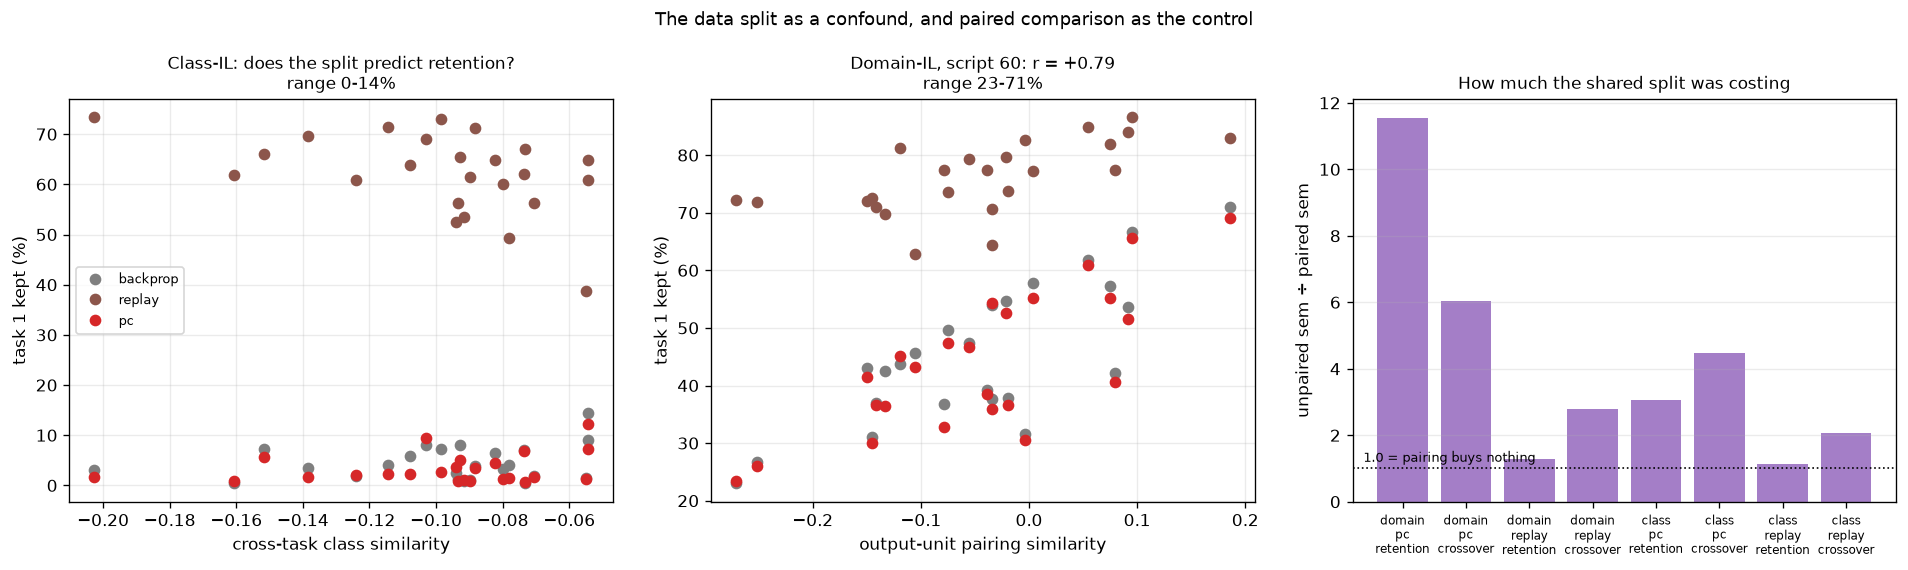

The Python source for this figure:
"""Does the data split confound the rule comparison, and does paired comparison remove it?

THE PROBLEM
    Script 60 found that in Domain-IL, WHICH TWO DIGITS SHARE AN OUTPUT UNIT explains ~62% of
    the seed-to-seed variance in task-1 retention (r = +0.787, n = 24) -- a nuisance term larger
    than every rule difference the project has measured. Two things follow that the rule
    comparisons need settled:

      1. Is there an analogous confound in CLASS-IL? There is no output-unit pairing there --
         every class has its own unit -- so if the split still predicts retention it does so
         through a different route, and if it does not, the two scenarios differ in their
         nuisance structure as well as in their forgetting mechanism.
      2. Does PAIRED comparison actually neutralise it? Every rule sees the same split at a
         given seed, so the nuisance is shared and should cancel in a per-seed difference. That
         is the project's standing justification for paired statistics and it has never been
         demonstrated at a sample size where the unpaired comparison could be shown to fail.

WHAT IS MEASURED
    Class-IL, 24 seeds, backprop / replay / pc. Domain-IL is loaded from script 60's saved
    arrays rather than re-run.

    sim_cross   mean centred cosine between the class-mean images of the two task sets, over all
                25 cross-task pairs. In Domain-IL this was the NULL CONTROL (r -0.25 to +0.06);
                in Class-IL, where no pairing exists, it is the natural candidate.
    sim_within  mean similarity within each task's own five classes -- a task of mutually
                similar digits may simply be easier or harder.

    Then, for each rule pair and each scenario, the same comparison computed two ways:
      unpaired  difference of group means, with the between-seed spread in the error bar
      paired    mean of per-seed differences
    The ratio of their standard errors is how much the shared nuisance was costing.

PRE-COMMITTED READINGS
    Class-IL confounded too, by sim_cross  -> the split is a nuisance in both scenarios and
        every comparison must be paired regardless of scenario.
    Class-IL not confounded                -> the Domain-IL confound is specifically the
        output-unit pairing, not "which digits are where", which sharpens 60's claim.
    paired sem << unpaired sem             -> pairing is not a stylistic choice; it is what
        makes the comparison possible at this sample size. Quantifies the standing rule.
    paired sem ~ unpaired sem              -> the nuisance is not shared after all, and the
        project's statistics need revisiting.

DEVIATIONS FROM THE PROTOCOL, STATED
    * 24 seeds, not 5. A correlation and a variance decomposition both need points.
    * EqProp dropped, as in 60: the question is about the data, not the rule.
    * Fixed budgets, as 52/56, so the numbers sit alongside those comparisons.
"""
import sys
import time
from pathlib import Path

ROOT = Path(__file__).resolve().parents[1]
sys.path.insert(0, str(ROOT))

import numpy as np
import matplotlib.pyplot as plt

from src.protocol import (PROTOCOL, load, run, replace,
                          figure_path as _figure_path, array_path as _array_path)
from src.metrics import metric_grid, paired_diff

SMOKE = "--smoke" in sys.argv


def _tag(f, s):
    own = Path(f).resolve() == Path(__file__).resolve()
    return (s + "_SMOKE").lstrip("_") if (SMOKE and own) else s


def figure_path(f, s=""):      # noqa: F811
    return _figure_path(f, _tag(f, s))


def array_path(f, s=""):       # noqa: F811
    return _array_path(f, _tag(f, s))


METHODS = ["backprop", "replay", "pc"]
SEEDS, EVAL_EVERY = 24, 10
COLORS = {"backprop": "tab:gray", "replay": "tab:brown", "pc": "tab:red"}

HIDDEN = int(np.load(_array_path(str(ROOT / "experiments" /
                                     "41_capacity_vs_hidden_width.py")))["chosen"])
z51 = np.load(_array_path(str(ROOT / "experiments" /
                              "51_matching_the_rules_on_learning_speed.py")))
LR = {m: float(v) for m, v in zip(z51["methods"], z51["lr"])}
PC_STEPS = int(z51["pc_steps"])
T = float(z51["target_steps"])
ITERS = [int(2 * T), int(1.5 * T)]

if SMOKE:
    SEEDS, ITERS = 4, [40, 30]
    print("--smoke: tiny budget, results are NOT meaningful\n")

print(f"H = {HIDDEN} | CLASS-IL, {SEEDS} seeds | Domain-IL loaded from script 60")
print("  question: does the data split confound the comparison, and does pairing remove it?\n")

base = replace(PROTOCOL, hidden=HIDDEN, scenario="class_il", stop_threshold=None,
               max_iters_per_task=ITERS, eval_every=EVAL_EVERY, seeds=SEEDS)


def class_means(train):
    x = train.x.reshape(len(train.x), -1).float()
    y = train.targets
    raw = np.stack([x[y == c].mean(0).numpy() for c in range(10)])
    return raw - raw.mean(0, keepdims=True)


def cos(a, b):
    na, nb = np.linalg.norm(a), np.linalg.norm(b)
    return float(a @ b / (na * nb)) if na > 0 and nb > 0 else float("nan")


def perm_r(x, y, n_perm=20000, seed=0):
    x, y = np.asarray(x, float), np.asarray(y, float)
    ok = np.isfinite(x) & np.isfinite(y)
    x, y = x[ok], y[ok]
    if x.size < 4:
        return float("nan"), float("nan"), int(x.size)
    r = float(np.corrcoef(x, y)[0, 1])
    rng = np.random.default_rng(seed)
    null = np.array([abs(np.corrcoef(x, rng.permutation(y))[0, 1]) for _ in range(n_perm)])
    return r, float((null >= abs(r)).mean()), int(x.size)


# ---------------------------------------------------------------- run / load
REPLOT = "--replot" in sys.argv and Path(array_path(__file__)).exists()
if REPLOT:
    z = np.load(array_path(__file__), allow_pickle=True)
    cls = {m: z[f"argmax_{m}"] for m in METHODS}
    steps_c, sw_c = z["steps"], float(z["switch"])
    sim_cross, sim_within = z["sim_cross"], z["sim_within"]
    print("--replot: from saved arrays, no training\n")
else:
    data = load(base)
    cen = class_means(data.train)
    cls, tasks_all, t0 = {}, None, time.perf_counter()
    for m in METHODS:
        proto = replace(base, lr={m: LR[m]})
        rows, tk = [], []
        for seed in range(SEEDS):
            out = run(proto, m, seed, data=data,
                      **(dict(steps=PC_STEPS) if m == "pc" else {}))
            rows.append(out["curves"]["argmax"])
            tk.append(out["tasks"])
        steps_c, sw_c = out["steps"], out["switches"][0]
        cls[m] = np.stack(rows)
        tasks_all = tk if tasks_all is None else tasks_all
        print(f"  {m:10s} done  [{time.perf_counter() - t0:5.0f}s]")
    sim_cross = np.array([np.mean([cos(cen[a], cen[b]) for a in t[0] for b in t[1]])
                          for t in tasks_all])
    sim_within = np.array([np.mean([cos(cen[a], cen[b]) for t_ in t for a in t_ for b in t_
                                    if a != b]) for t in tasks_all])

z60 = np.load(_array_path(str(ROOT / "experiments" /
                              "60_why_does_the_seed_matter_so_much.py")), allow_pickle=True)
dom = {m: z60[f"argmax_{m}"] for m in METHODS}
sw_d = float(np.asarray(z60["switches"]).ravel()[0])
g_dom = {m: metric_grid(z60["steps"], dom[m], sw_d) for m in METHODS}
g_cls = {m: metric_grid(steps_c, cls[m], sw_c) for m in METHODS}
sim_pair_dom = z60["sim_paired"]

# ---------------------------------------------------------------- readings
print(f"\n  1. IS CLASS-IL CONFOUNDED BY THE SPLIT?   r (permutation p), n={SEEDS}")
print(f"  {'rule':10s} {'metric':12s} {'r(sim_cross)':>20s} {'r(sim_within)':>20s}")
for m in METHODS:
    for k in ["final_t1", "crossover"]:
        a = perm_r(sim_cross, g_cls[m][k])
        b = perm_r(sim_within, g_cls[m][k])
        print(f"  {m:10s} {k:12s} {a[0]:+9.3f} p={a[1]:5.3f}{'*' if a[1] < .05 else ' '} "
              f"{b[0]:+12.3f} p={b[1]:5.3f}{'*' if b[1] < .05 else ' '}")
print(f"\n  Domain-IL, for contrast (script 60): r(output-unit pairing, task-1 kept) = "
      f"{perm_r(sim_pair_dom, g_dom['backprop']['final_t1'])[0]:+.3f}")
print(f"  Class-IL retention range: "
      f"{np.nanmin(g_cls['backprop']['final_t1']):.1f} - "
      f"{np.nanmax(g_cls['backprop']['final_t1']):.1f}%   "
      f"Domain-IL: {np.nanmin(g_dom['backprop']['final_t1']):.1f} - "
      f"{np.nanmax(g_dom['backprop']['final_t1']):.1f}%")

print(f"\n  2. DOES PAIRING REMOVE IT?  pc and replay vs backprop, both scenarios")
print(f"  {'scenario':10s} {'rule':8s} {'metric':10s} "
      f"{'unpaired':>22s} {'paired':>22s} {'sem ratio':>10s}")
ratios = {}
for lab, g in (("domain_il", g_dom), ("class_il", g_cls)):
    for m in ["pc", "replay"]:
        for k in ["final_t1", "crossover"]:
            a, b = np.asarray(g[m][k], float), np.asarray(g["backprop"][k], float)
            ok = np.isfinite(a) & np.isfinite(b)
            n = int(ok.sum())
            if n < 3:
                continue
            # unpaired: difference of group means, error from the between-seed spread
            du = float(a[ok].mean() - b[ok].mean())
            su = float(np.sqrt(a[ok].var(ddof=1) / n + b[ok].var(ddof=1) / n))
            dp, sp, _ = paired_diff(a[ok], b[ok])
            ratios[(lab, m, k)] = su / sp if sp > 0 else np.nan
            print(f"  {lab:10s} {m:8s} {k:10s} "
                  f"{du:+8.2f} +-{su:5.2f} ({du / su if su else 0:4.1f}s) "
                  f"{dp:+8.2f} +-{sp:5.2f} ({dp / sp if sp else 0:4.1f}s) "
                  f"{su / sp if sp else np.nan:10.1f}x")
print("\n  'sem ratio' is how many times larger the unpaired error bar is. The paired and")
print("  unpaired point estimates are identical by construction; only the uncertainty differs,")
print("  because the split is shared across rules within a seed and cancels in the difference.")

# ---------------------------------------------------------------- figure
fig, axes = plt.subplots(1, 3, figsize=(16.0, 4.8))
ax = axes[0]
for m in METHODS:
    ax.plot(sim_cross, g_cls[m]["final_t1"], "o", ms=6, color=COLORS[m], label=m)
ax.set_xlabel("cross-task class similarity"); ax.set_ylabel("task 1 kept (%)")
ax.set_title(f"Class-IL: does the split predict retention?\n"
             f"range {np.nanmin(g_cls['backprop']['final_t1']):.0f}-"
             f"{np.nanmax(g_cls['backprop']['final_t1']):.0f}%", fontsize=10)
ax.legend(fontsize=8); ax.grid(alpha=0.25)

ax = axes[1]
for m in METHODS:
    ax.plot(sim_pair_dom, g_dom[m]["final_t1"], "o", ms=6, color=COLORS[m], label=m)
ax.set_xlabel("output-unit pairing similarity"); ax.set_ylabel("task 1 kept (%)")
ax.set_title(f"Domain-IL, script 60: r = "
             f"{perm_r(sim_pair_dom, g_dom['backprop']['final_t1'])[0]:+.2f}\n"
             f"range {np.nanmin(g_dom['backprop']['final_t1']):.0f}-"
             f"{np.nanmax(g_dom['backprop']['final_t1']):.0f}%", fontsize=10)
ax.grid(alpha=0.25)

ax = axes[2]
labels = [f"{s.split('_')[0]}\n{m}\n{k.replace('final_t1', 'retention')}"
          for (s, m, k) in ratios]
ax.bar(range(len(ratios)), list(ratios.values()), color="tab:purple", alpha=0.85)
ax.axhline(1.0, color="k", lw=1, ls=":")
ax.annotate("1.0 = pairing buys nothing", xy=(0.02, 1.0), xycoords=("axes fraction", "data"),
            xytext=(0, 4), textcoords="offset points", fontsize=8)
ax.set_xticks(range(len(ratios))); ax.set_xticklabels(labels, fontsize=7)
ax.set_ylabel("unpaired sem ÷ paired sem")
ax.set_title("How much the shared split was costing", fontsize=10)
ax.grid(alpha=0.25, axis="y")

fig.suptitle("The data split as a confound, and paired comparison as the control", fontsize=11)
fig.tight_layout()
fig.savefig(figure_path(__file__), dpi=120, bbox_inches="tight")
print(f"\nsaved {figure_path(__file__)}")

if not SMOKE and not REPLOT:
    np.savez(array_path(__file__), methods=np.array(METHODS), steps=steps_c, switch=sw_c,
             sim_cross=sim_cross, sim_within=sim_within,
             **{f"argmax_{m}": cls[m] for m in METHODS})
    print(f"saved {array_path(__file__)}")
